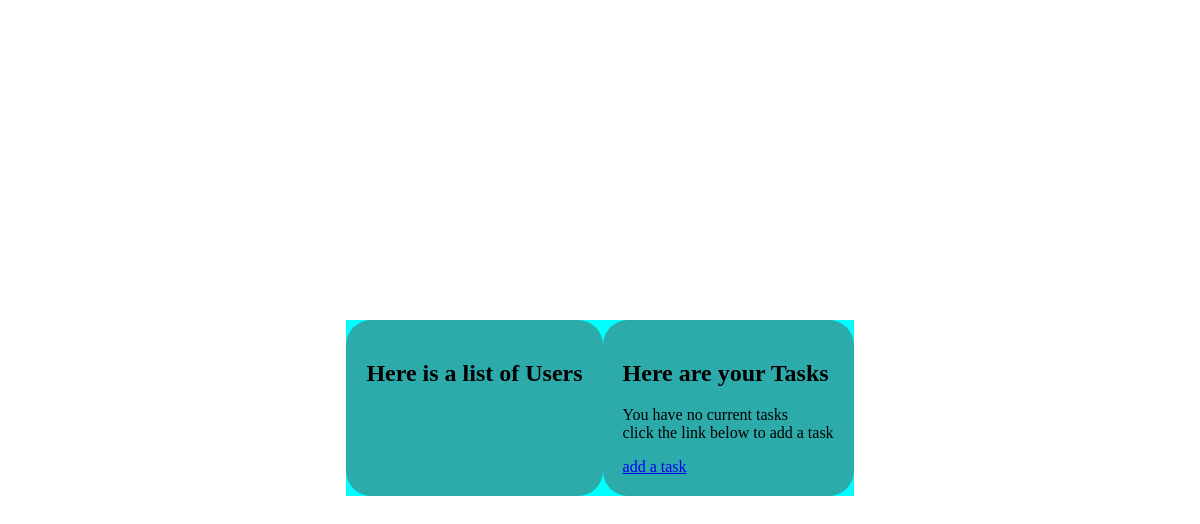
The app's page /Tasks/, older data.
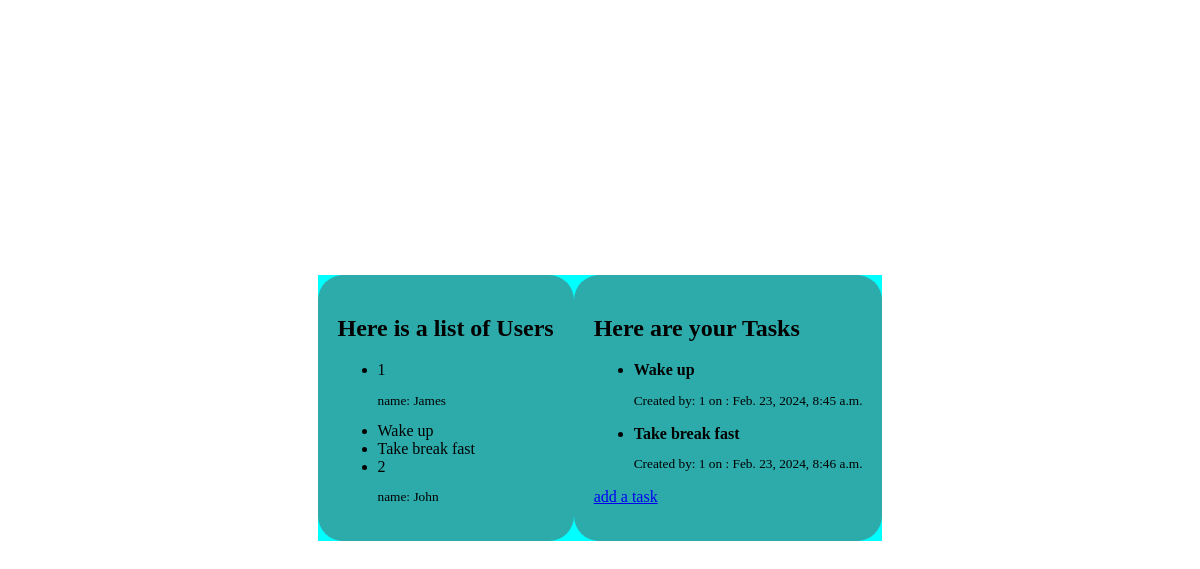
The same page, newer data.
### Tasks1/models.py (models this page shows)
class User(models.Model):
    UserId = models.AutoField(primary_key=True)
    FirstNames = models.CharField(max_length = 50)
    LastNames = models.CharField(max_length = 50)
    Email = models.EmailField()
    DateOB= models.DateField()
    def __str__ (self):
        return f"{self.UserId}"

class ToDo(models.Model):
    Title = models.CharField(max_length = 200)
    DateCreated = models.DateTimeField(auto_now_add = True)
    DateUpdated = models.DateTimeField(auto_now= True)
    Creator = models.ForeignKey(User, on_delete = models.CASCADE)
    def __str__ (self):
       return self.Title

### Tasks1/views.py (the view)
# urls.py: path('', views.index, name = 'index'),
def index(request):
    Users = User.objects.all()
    todos = ToDo.objects.all()
    context = {'Tasks': todos, 'Users': Users}
    return render(request, 'Tasks1/index.html', context)

### Tasks1/templates/Tasks1/index.html (shortened to what this page needs)
{% load static %}
<!DOCTYPE html>
<html lang="en">
<head>
    <link rel="stylesheet" href="{% static 'Tasks1/styles.css' %}">
</head>
<body>
    <div class="mother">
        <div class="Users">
            <h2>Here is a list of Users</h2>
            <ul>
                {% for user in Users %}
                    <li>{{user}} <small><p>name: {{user.FirstNames}}</p></small></li>
                    {%  for Task in Tasks %}
                        {%if Task.Creator == user %}
                            <li>{{Task}}</li>
                        {% endif %}
                    {% endfor %}
                {% endfor %}
            </ul>
        </div>
        <div class="mytasks" id="mytasks">
            <h2>Here are your Tasks</h2>
            {% if Tasks %}
                {% for Task in Tasks %}
                   <ul>
                       <b><li>{{Task}}</b>  <small><p>Created by: {{Task.Creator}} on : {{Task.DateCreated}}</p></small></li>
                   </ul>
                {% endfor %}
            {% else %}
                   <p>You have no current tasks <br>click the link below to add a task</p>
            {% endif %}
            <a href="{% url 'Tasks1:addTask' %}"> add a task</a>
        </div>
</div>
</body>
</html>

### Tasks1/static/Tasks1/styles.css (style rules this page uses)
body { display: flex; flex-direction: column; justify-content: center; align-items: center; height: 100vh; }
.mother { display: flex; background-color: aqua; }
.mother div { background-color: rgba(91, 88, 88, 0.5); border-radius: 25px; padding: 20px; }

Row changes from the older to the newer data that the page shows:
added User: UserId "1", FirstNames "James"
added ToDo: Title "Wake up", Creator "1", DateCreated "Feb. 23, 2024, 8:45 a.m."
added ToDo: Title "Take break fast", Creator "1", DateCreated "Feb. 23, 2024, 8:46 a.m."
added User: UserId "2", FirstNames "John"
Text that changed along with them:
text no longer shown: "You have no current tasks click the link below to add a task"
